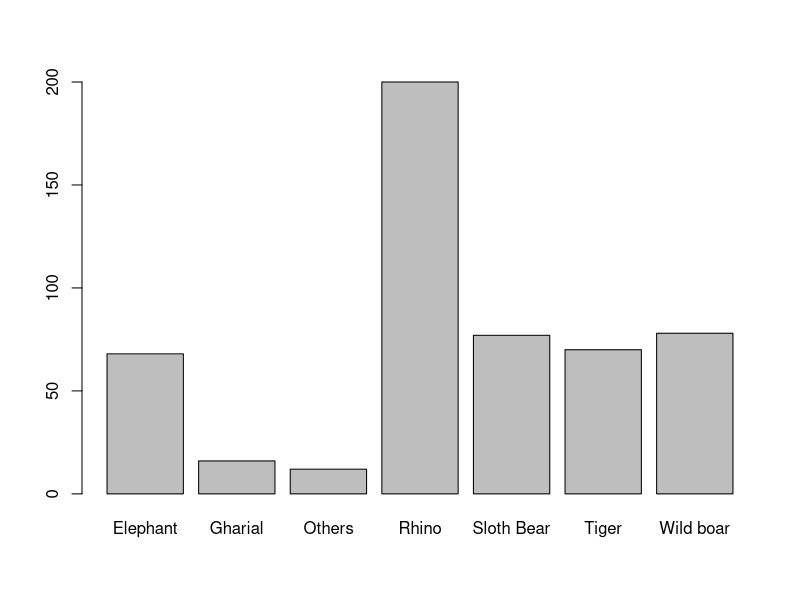

Reproduce this figure in R. (Note: this script raises an error after producing the figure.)
## Human Wildlife conflict in Chitwan National Park----
### Saroj Kandel, 10-23-2022, sarojkndl@gmail.com----
library(dplyr)
library(readxl)
data1<-read_xlsx("hwc_data.xlsx" )
data1
#making data frame----
data2<-data.frame(data1)
data2
str(data2)

#changing character column into factor column----
data3<-as.data.frame(unclass(data2),stringsAsFactors = TRUE)
str(data3)

#for categorical variables use Table to find statistics----
table(data3$Species)
###finding the proportions or percentage of each species----
table_species<- table(data3$Species)
table_species
percentage_species<- prop.table(table_species)
percentage_species

# for cross tabulation----
#install.packages("gmodels")
library(gmodels)
CrossTable(data3$code_attack, data3$Location)# 1 is death and 0 is injury of humans

# day 2----
#showing frequency of event by different species in bar plot
plot(data3$Species)

# lets use ggplot2


ggplot(data3,aes(x=Species))+
  geom_bar()

# group bar plots
ggplot(data3,aes(x=Species,fill=Attack))+
  geom_bar(position = "dodge")
